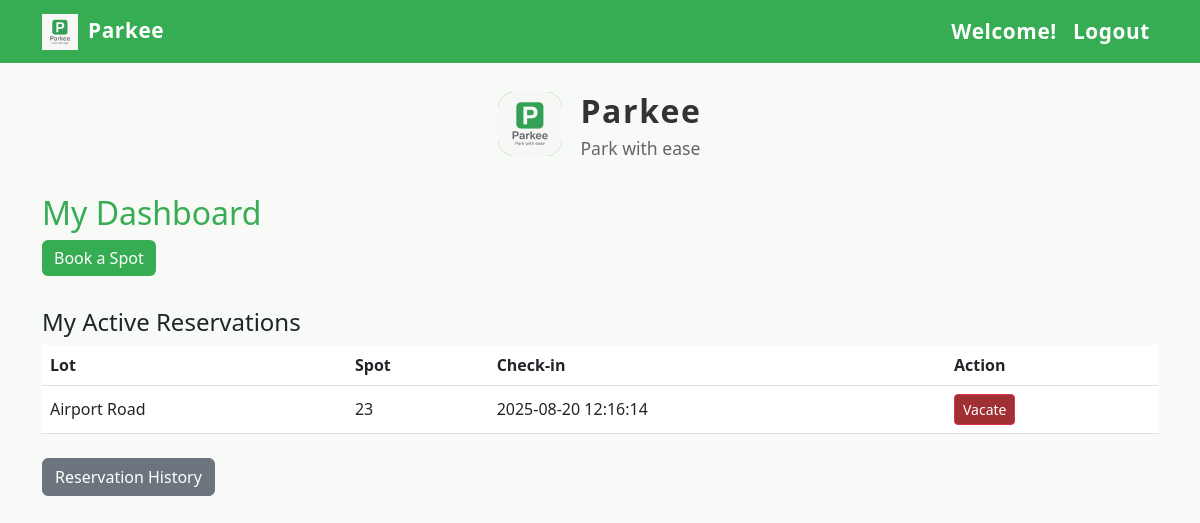
Page /user (signed in) on the committed database.
### app.py (models this page shows)
class Reservation(db.Model):
    __tablename__ = "reservation"
    id = db.Column(db.Integer, primary_key=True)
    spot_id = db.Column(db.Integer, db.ForeignKey('parking_spot.id'), nullable=False)
    user_id = db.Column(db.Integer, db.ForeignKey('users.id'), nullable=False)
    start_time = db.Column(db.DateTime, nullable=False)
    end_time = db.Column(db.DateTime)
    cost = db.Column(db.Float)

class ParkingLot(db.Model):
    __tablename__ = "parking_lot"
    id = db.Column(db.Integer, primary_key=True)
    name = db.Column(db.String(100), nullable=False)
    address = db.Column(db.String(200))
    pin_code = db.Column(db.String(10))
    price_per_hour = db.Column(db.Float, nullable=False)
    max_spots = db.Column(db.Integer, nullable=False)
    spots = db.relationship("ParkingSpot", backref="lot", cascade="all, delete", lazy=True)

class ParkingSpot(db.Model):
    __tablename__ = "parking_spot"
    id = db.Column(db.Integer, primary_key=True)
    lot_id = db.Column(db.Integer, db.ForeignKey('parking_lot.id'), nullable=False)
    status = db.Column(db.String(1), default="A")  # A: available, O: occupied
    reservations = db.relationship("Reservation", backref="spot", lazy=True)

### app.py (the view)
@app.route('/user')
@login_required()
def user_dashboard():
    user = current_user()
    reservations = Reservation.query.filter_by(user_id=user.id).all()
    return render_template('user_dashboard.html', reservations=reservations)

### app.py (called while the page is built)
def current_user():
    if 'user_id' not in session:
        return None
    return User.query.get(session['user_id'])

def login_required(role=None):
    def wrapper(fn):
        from functools import wraps
        @wraps(fn)
        def decorated(*args, **kwargs):
            user = current_user()
            if not user:
                return redirect(url_for('login'))
            if role == 'admin' and not user.is_admin:
                return redirect(url_for('user_dashboard'))
            return fn(*args, **kwargs)
        return decorated
    return wrapper

### templates/user_dashboard.html
{% extends 'base.html' %}
{% block content %}
<h2 style="color:#37ad53;">My Dashboard</h2>
<a class="btn btn-primary mb-2" href="{{ url_for('user_parking_lots') }}">Book a Spot</a>
<h4 class="mt-4">My Active Reservations</h4>
<table class="table bg-white">
    <tr>
        <th>Lot</th> <th>Spot</th> <th>Check-in</th> <th>Action</th>
    </tr>
    {% for r in reservations %}
    {% if not r.end_time %}
    <tr>
        <td>{{ r.spot.lot.name }}</td>
        <td>{{ r.spot.id }}</td>
        <td>{{ r.start_time.strftime('%Y-%m-%d %H:%M:%S') }}</td>
        <td>
            <form action="{{ url_for('vacate_spot', reservation_id=r.id) }}" method="post">
                <button class="btn btn-danger btn-sm" type="submit">Vacate</button>
            </form>
        </td>
    </tr>
    {% endif %}
    {% endfor %}
</table>
<a class="btn btn-secondary mt-2" href="{{ url_for('reservation_history') }}">Reservation History</a>
{% endblock %}

### templates/base.html (style rules this page uses)
body { background: #f8faf8; font-family: 'Segoe UI', Arial, sans-serif; }
.btn-primary { background: #37ad53 !important; border: none; }
.btn-danger, .bg-danger, .badge.bg-danger { background: #a03034 !important; }
.table th, .table td { vertical-align: middle !important; }

### rows in the picture
Reservation: spot.lot.name "Airport Road", spot.id "23", start_time "2025-08-20 12:16:14"
